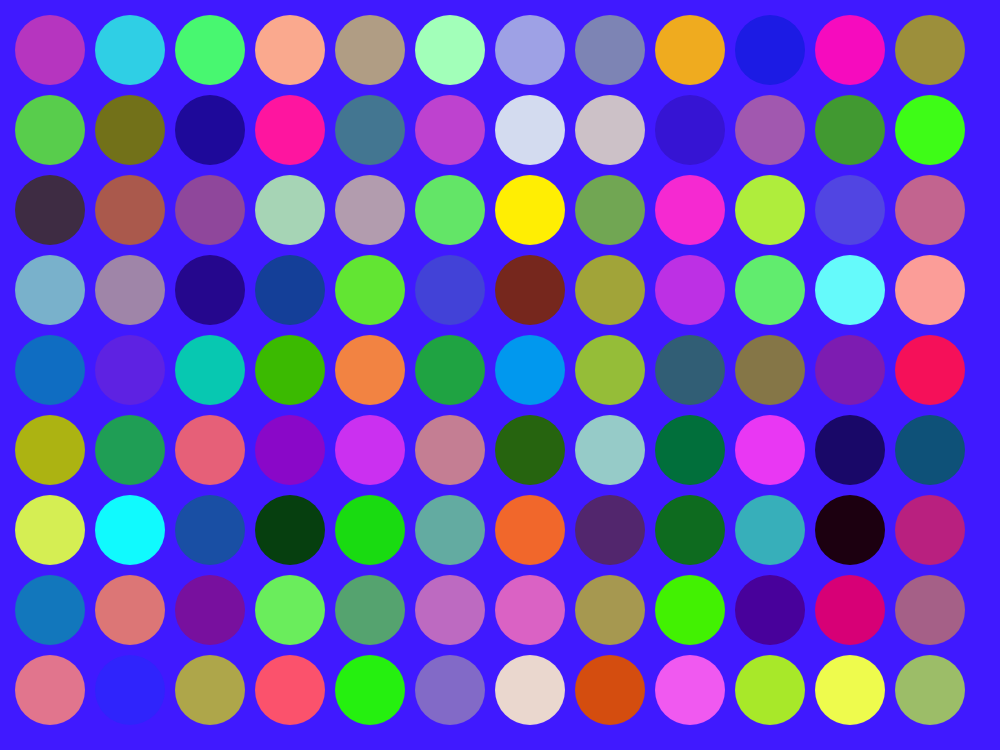
Frame 1 (no input)
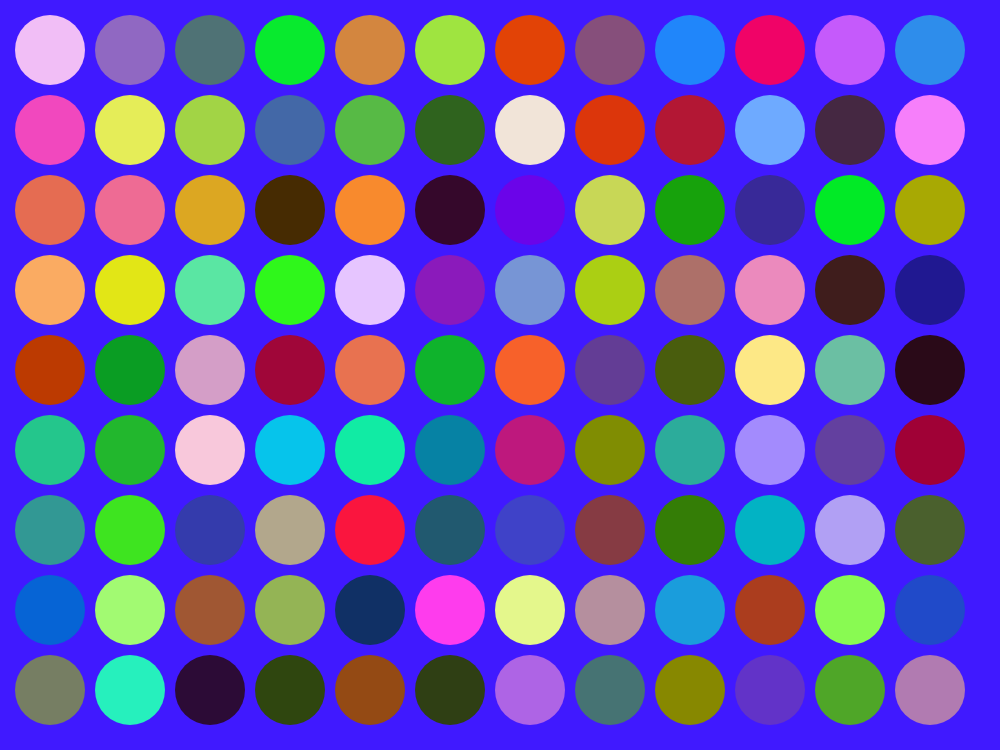
Frame 60 (no input)
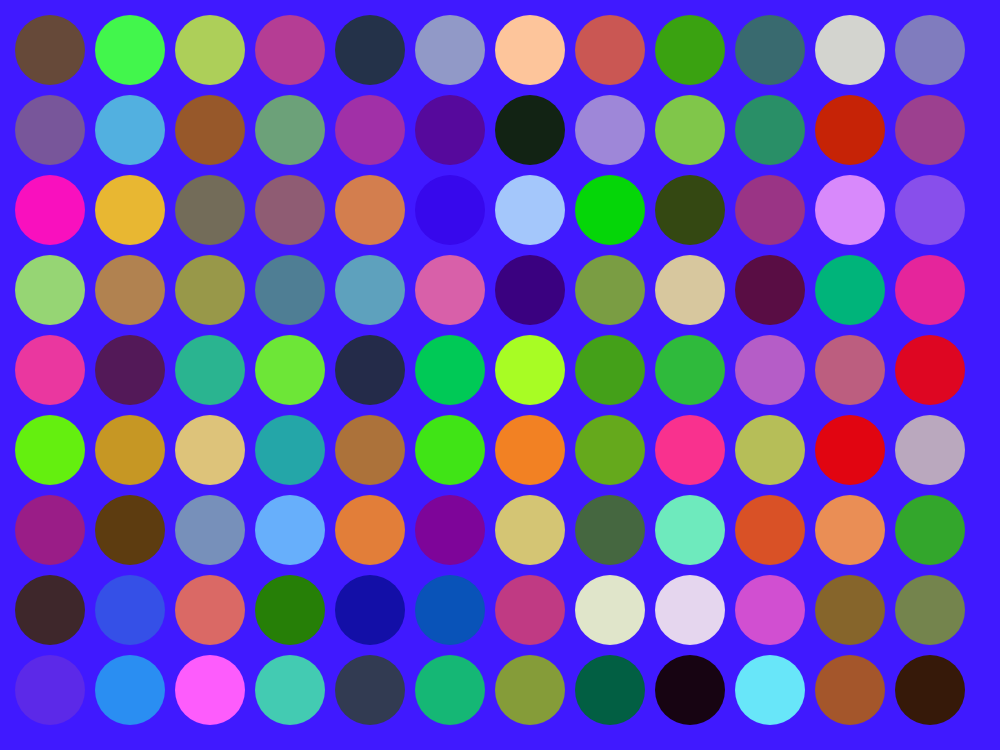
Frame 120 (the mouse pressed at the canvas centre since frame 60)

The p5.js sketch that drew these frames (run headless with seeded random() and noise() and a simulated clock; from frame 60 on, the mouse is pressed at the canvas centre):

// p5.js sketch
// ── sketch.js
function setup() {
 createCanvas (1000,750);
}

function draw() {
  background(64,25,255);
  noStroke();

for (var x = 50; x < width; x += 80) {
  for (var y = 50; y < height; y += 80) {
  fill(random(255),random(255),random(255));
  circle(x, y,70);
  }
}
}
